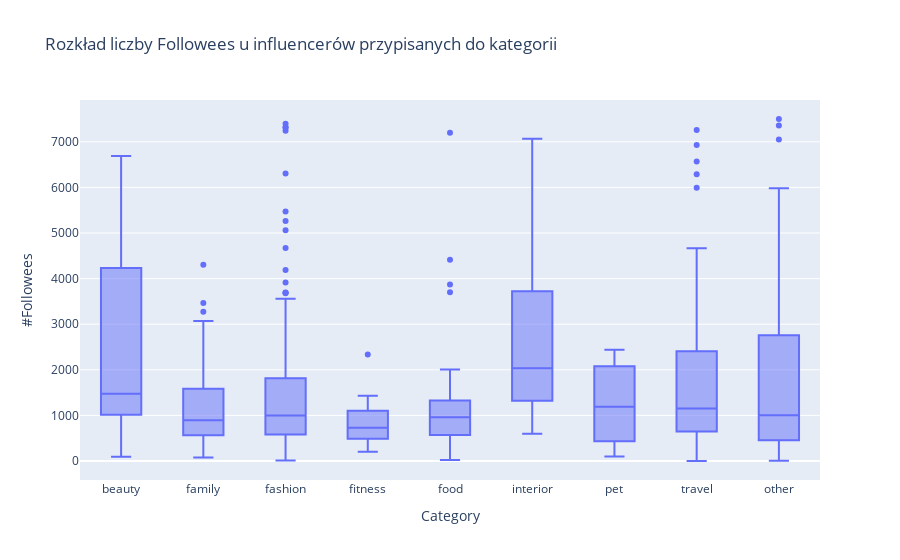

Here is the notebook cell this chart was saved with:
### Code cell
fig = px.box(df, x='Category', y='#Followees', title='Rozkład liczby Followees u influencerów przypisanych do kategorii')
fig.show()

### Figure 1 — Plotly figure (JSON) as saved in the notebook; plotly's stock layout.template omitted (floating-point values rounded to 4 significant figures; data arrays with more than 128 entries replaced by an {"elided": "..."} marker saying what was removed)
{"data": [{"alignmentgroup": "True", "hovertemplate": "Category=%{x}<br>#Followees=%{y}<extra></extra>", "legendgroup": "", "marker": {"color": "#636efa"}, "name": "", "notched": false, "offsetgroup": "", "orientation": "v", "showlegend": false, "type": "box", "x": {"elided": "338 str values"}, "x0": " ", "xaxis": "x", "y": {"elided": "338 int values"}, "y0": " ", "yaxis": "y"}], "layout": {"boxmode": "group", "legend": {"tracegroupgap": 0}, "title": {"text": "Rozkład liczby Followees u influencerów przypisanych do kategorii"}, "xaxis": {"anchor": "y", "domain": [0, 1], "title": {"text": "Category"}}, "yaxis": {"anchor": "x", "domain": [0, 1], "title": {"text": "#Followees"}}}}
